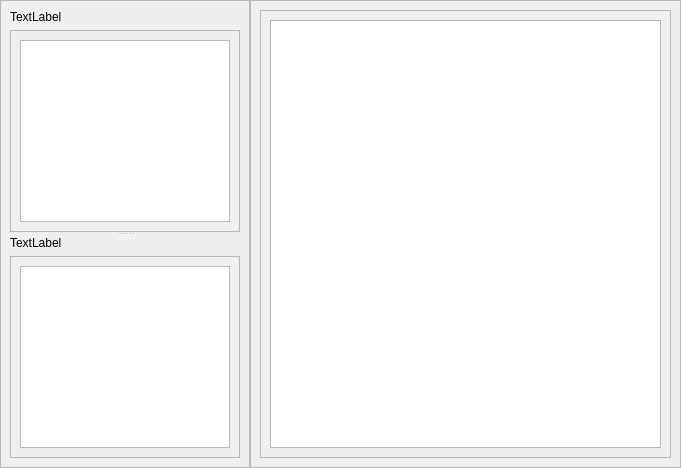
<?xml version="1.0" encoding="UTF-8"?>
<ui version="4.0">
 <class>Form</class>
 <widget class="QWidget" name="Form">
  <property name="geometry">
   <rect>
    <x>0</x>
    <y>0</y>
    <width>681</width>
    <height>468</height>
   </rect>
  </property>
  <property name="windowTitle">
   <string>Form</string>
  </property>
  <layout class="QHBoxLayout" name="horizontalLayout">
   <property name="spacing">
    <number>0</number>
   </property>
   <property name="leftMargin">
    <number>0</number>
   </property>
   <property name="topMargin">
    <number>0</number>
   </property>
   <property name="rightMargin">
    <number>0</number>
   </property>
   <property name="bottomMargin">
    <number>0</number>
   </property>
   <item>
    <widget class="QFrame" name="frame">
     <property name="maximumSize">
      <size>
       <width>250</width>
       <height>16777215</height>
      </size>
     </property>
     <property name="frameShape">
      <enum>QFrame::StyledPanel</enum>
     </property>
     <property name="frameShadow">
      <enum>QFrame::Raised</enum>
     </property>
     <layout class="QVBoxLayout" name="verticalLayout_5">
      <item>
       <widget class="QSplitter" name="splitter">
        <property name="orientation">
         <enum>Qt::Vertical</enum>
        </property>
        <widget class="QWidget" name="">
         <layout class="QVBoxLayout" name="verticalLayout_2">
          <item>
           <widget class="QLabel" name="label">
            <property name="text">
             <string>TextLabel</string>
            </property>
           </widget>
          </item>
          <item>
           <widget class="QScrollArea" name="scrollArea">
            <property name="widgetResizable">
             <bool>true</bool>
            </property>
            <widget class="QWidget" name="scrollAreaWidgetContents">
             <property name="geometry">
              <rect>
               <x>0</x>
               <y>0</y>
               <width>226</width>
               <height>194</height>
              </rect>
             </property>
             <layout class="QVBoxLayout" name="verticalLayout">
              <item>
               <widget class="QTreeView" name="treeView"/>
              </item>
             </layout>
            </widget>
           </widget>
          </item>
         </layout>
        </widget>
        <widget class="QWidget" name="layoutWidget">
         <layout class="QVBoxLayout" name="verticalLayout_3">
          <item>
           <widget class="QLabel" name="label_2">
            <property name="text">
             <string>TextLabel</string>
            </property>
           </widget>
          </item>
          <item>
           <widget class="QScrollArea" name="scrollArea_2">
            <property name="widgetResizable">
             <bool>true</bool>
            </property>
            <widget class="QWidget" name="scrollAreaWidgetContents_2">
             <property name="geometry">
              <rect>
               <x>0</x>
               <y>0</y>
               <width>226</width>
               <height>194</height>
              </rect>
             </property>
             <layout class="QVBoxLayout" name="verticalLayout_4">
              <item>
               <widget class="QTreeView" name="treeView_2"/>
              </item>
             </layout>
            </widget>
           </widget>
          </item>
         </layout>
        </widget>
       </widget>
      </item>
     </layout>
    </widget>
   </item>
   <item>
    <widget class="QFrame" name="frame_2">
     <property name="frameShape">
      <enum>QFrame::StyledPanel</enum>
     </property>
     <property name="frameShadow">
      <enum>QFrame::Raised</enum>
     </property>
     <layout class="QVBoxLayout" name="verticalLayout_7">
      <item>
       <widget class="QScrollArea" name="scrollArea_3">
        <property name="widgetResizable">
         <bool>true</bool>
        </property>
        <widget class="QWidget" name="scrollAreaWidgetContents_3">
         <property name="geometry">
          <rect>
           <x>0</x>
           <y>0</y>
           <width>409</width>
           <height>446</height>
          </rect>
         </property>
         <layout class="QVBoxLayout" name="verticalLayout_6">
          <item>
           <widget class="QTextBrowser" name="textBrowser"/>
          </item>
         </layout>
        </widget>
       </widget>
      </item>
     </layout>
    </widget>
   </item>
  </layout>
 </widget>
 <resources/>
 <connections/>
</ui>
